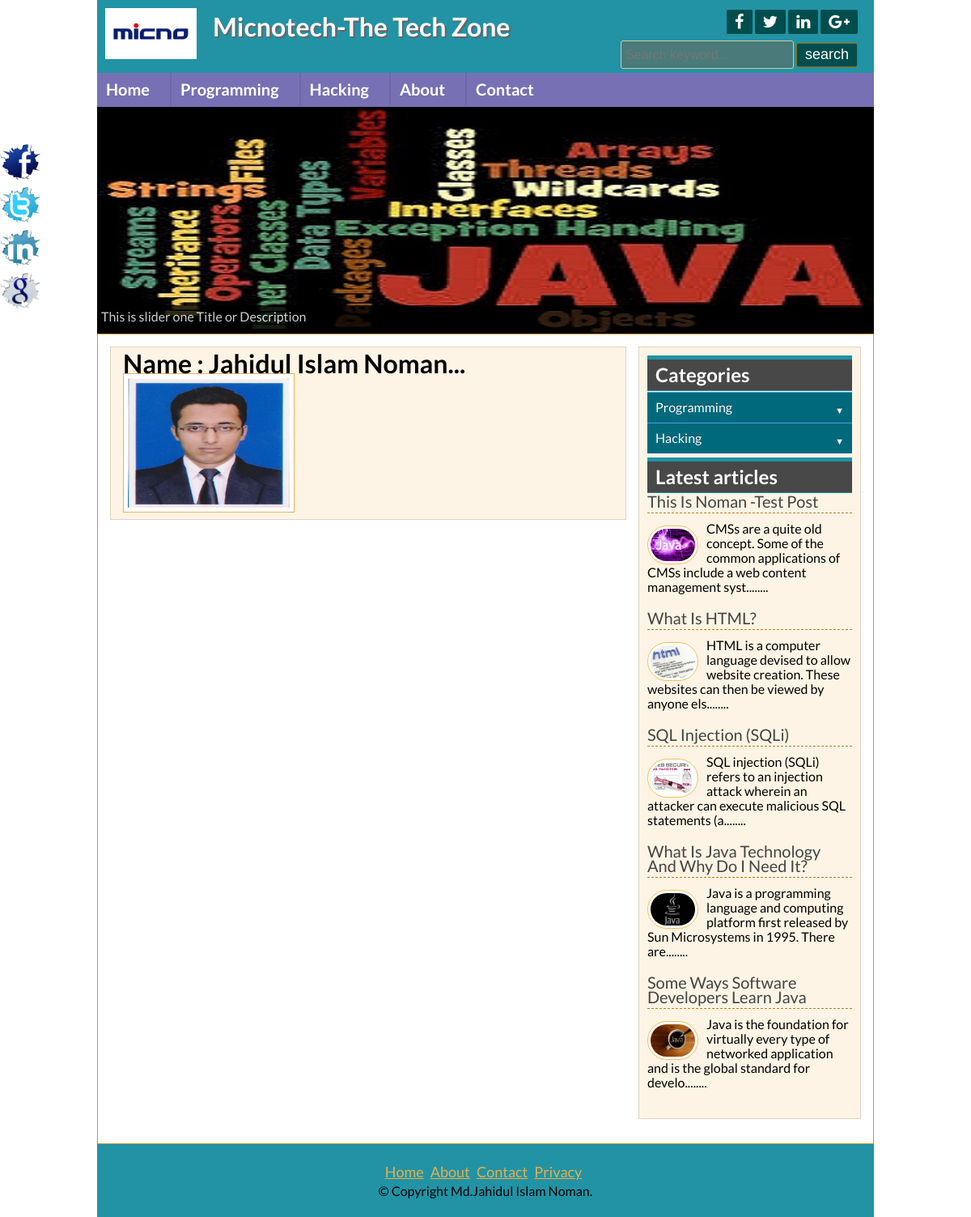
Screenshot of /userprofile.php?name=Jahidul Islam Noman... with the database file from the repository.
### tables this page shows
CREATE TABLE IF NOT EXISTS `tbl_user` (
  `id` int(11) NOT NULL AUTO_INCREMENT,
  `fullname` varchar(400) NOT NULL,
  `username` varchar(200) NOT NULL,
  `details` varchar(350) NOT NULL,
  `password` varchar(200) NOT NULL,
  `image` varchar(250) DEFAULT NULL,
  `role` int(11) NOT NULL,
  `visible` int(11) DEFAULT NULL,
  PRIMARY KEY (`id`)
);

CREATE TABLE IF NOT EXISTS `tbl_post` (
  `id` int(11) NOT NULL AUTO_INCREMENT,
  `cat` varchar(200) DEFAULT NULL,
  `h_cat` varchar(200) DEFAULT NULL,
  `title` varchar(200) NOT NULL,
  `body` text NOT NULL,
  `image` varchar(200) NOT NULL,
  `author` varchar(200) NOT NULL,
  `date` timestamp NOT NULL DEFAULT CURRENT_TIMESTAMP ON UPDATE CURRENT_TIMESTAMP,
  `creator` varchar(300) NOT NULL,
  PRIMARY KEY (`id`)
);

### lib/Database.php (called while the page is built, shortened)
<?php
Class Database{
	public $host   = DB_HOST;
	public $user   = DB_USER;
	public $pass   = DB_PASS;
	public $dbname = DB_NAME;
	public $link;
	private function connectDB(){
	$this->link = new mysqli($this->host, $this->user, $this->pass, $this->dbname);
 }
	public function select($query){
		$result = $this->link->query($query) or die($this->link->error.__LINE__);
		if($result->num_rows > 0){
			return $result;
		} else {
			return false;
		}
	}
}

### helpers/format.php (called while the page is built, shortened)
<?php
class format{
    public function textshorten2($text,$limit){
        $text=$text. " ";
        $text=  substr($text, 0,$limit);
        $text=$text."........";
        return $text;
    }
}
?>

### userprofile.php (the view, shortened to what this page needs)
<?php include 'inc/header.php';?>
<?php include 'inc/slider.php';?>
<div class="contentsection contemplete clear">
<div class="maincontent clear">
<div class="samepost clear">
    <?php
    if(!isset($_GET['name']) || $_GET['name']==NULL){
        header("Location:404.php");
    }
    else{
        $name=  mysqli_real_escape_string($db->link,$_GET['name']);
    }
        $sql="SELECT * FROM tbl_user WHERE fullname='$name'";
        $value=$db->select($sql);
        if($value){
            while($result=$value->fetch_assoc()){
         ?>
        <h1>Name : <?php echo $result['fullname'] ;?></h1>
         <img width="200" height="250" src="admin/<?php echo $result['image'] ;?>" alt="" />
        <?php } ?>
        <?php } else {echo "No Data Found";}?>
</div>
</div>
<?php include 'inc/sidebar.php';?>
<?php include 'inc/footer.php';?>

### inc/sidebar.php (shortened to what this page needs)
        <div class="sidebar clear">
        <div class="samesidebar clear">
            <h2>Categories</h2>
                 <ul>
                      <li class="dropdown">
                          <a href="#" data-toggle="dropdown">Programming <i class="icon-arrow"></i></a>
                     </li>
                           <li class="dropdown">
                                <a href="#" data-toggle="dropdown">Hacking <i class="icon-arrow"></i></a>
                    </li>
               </ul>
           </div>
        <div class="samesidebar clear">
                <h2>Latest articles</h2>
                   <?php
                $sql="SELECT * from tbl_post order by id desc limit 5";
                $post=$db->select($sql);
                if($post){
                while($result=$post->fetch_assoc()){
                 ?>
                      <div class="popular clear">
                                <h3><a href="post.php?id=<?php echo $result['id'];?>"><?php echo ucwords($result['title']);?></a></h3>
                                <a href="post.php?id=<?php echo $result['id'];?>"><img src="admin/<?php echo $result['image'];?>" alt="post image"/></a>
                               <?php echo $fm->textshorten2($result['body'],110);?>
                       </div>
                  <?php } ?>
                 <?php } else { header("Location:404.php");} ?>
        </div>
</div>

### style.css (style rules this page uses)
* { margin:0;padding:0;outline:0 }
body { font-family: 'Source Sans Pro', sans-serif;font-size:14px;line-height:18px;background:url(images/bag.jpg)repeat fixed 0 0 ; }
.contemplete { margin: 0 auto; width: 928px; }
.clear { overflow:hidden; }
.contentsection { background: #ffffff none repeat scroll 0 0; border: 1px solid #ca932f; padding: 15px; }
.maincontent { background: #fef4e5 none repeat scroll 0 0; border: 1px solid #ded4c5; float: left; margin: 0 15px 15px 0; padding: 8px 15px; width: 606px; }
.samepost { font-weight: normal; font-size: 16px; line-height: 24px; text-align: justify; }
.samepost img { background: #fff none repeat scroll 0 0; border: 1px solid #ebb450; float: left; margin-right: 10px; padding: 5px; width: 200px; height: 160px; }
.sidebar { background: #fef4e5 none repeat scroll 0 0; border: 1px solid #ded4c5; float: right; margin-bottom: 15px; margin-top: 0; padding: 10px; width: 253px; }
.samesidebar { margin-bottom:5px; }
.samesidebar h2 { background: #484848 none repeat scroll 0 0; border-bottom: 1px solid #2193a5; border-top: 5px solid #2193a5; color: #fff; margin-bottom: 1px; padding: 10px; }
.popular { margin-bottom: 20px; }
.popular h3 { border-bottom: 1px dashed #b7801c; font-size: 20px; font-weight: normal; margin-bottom: 10px; padding-bottom: 5px; }
.popular h3 a { text-decoration:none;color:#444 }
.popular img { background: #fff none repeat scroll 0 0; border: 1px solid #f6bf5b; border-radius: 30px; float: left; height: 40px; margin-right: 10px; margin-top: 5px; padding: 3px; width: 55px; }

### css1/side.css (style rules this page uses)
body { font-family: "Lato", Helvetica, Arial; font-size: 16px; }
*, *:before, *:after { -webkit-border-sizing: border-box; -moz-border-sizing: border-box; border-sizing: border-box; }
.dropdown a { text-decoration: none; }
.dropdown [data-toggle="dropdown"] { position: relative; display: block; color: white; background: #006a7c none repeat scroll 0 0; -moz-box-shadow: 0 1px 0 #409ad5 inset, 0 -1px 0 #20638f inset; -webkit-box-shadow: 0 1px 0 #409ad5 inset, 0 -1px 0 #20638f inset; box-shadow: 0 1px 0 #409ad5 inset, 0 -1px 0 #20638f inset; text-shadow: 0 -1px 0 rgba(0, 0, 0, 0.3); padding: 10px; }
.dropdown .icon-arrow { position: absolute; display: block; font-size: 0.7em; color: #fff; top: 14px; right: 10px; }
.dropdown .icon-arrow:before { content: '\25BC'; }

### rows the page displays
tbl_user: fullname "Jahidul Islam Noman...", image (picture)
tbl_post: title "This Is Noman -Test Post", image (picture), body "CMSs are a quite old concept. Some of the common applications of CMSs include a web content management syst........"
tbl_post: title "What Is HTML?", image (picture), body "HTML is a computer language devised to allow website creation. These websites can then be viewed by anyone els........"
tbl_post: title "SQL Injection (SQLi)", image (picture), body "SQL injection (SQLi) refers to an injection attack wherein an attacker can execute malicious SQL statements (a........"
tbl_post: title "What Is Java Technology And Why Do I Need It?", image (picture), body "Java is a programming language and computing platform first released by Sun Microsystems in 1995. There are........"
tbl_post: title "Some Ways Software Developers Learn Java", image (picture), body "Java is the foundation for virtually every type of networked application and is the global standard for develo........"
